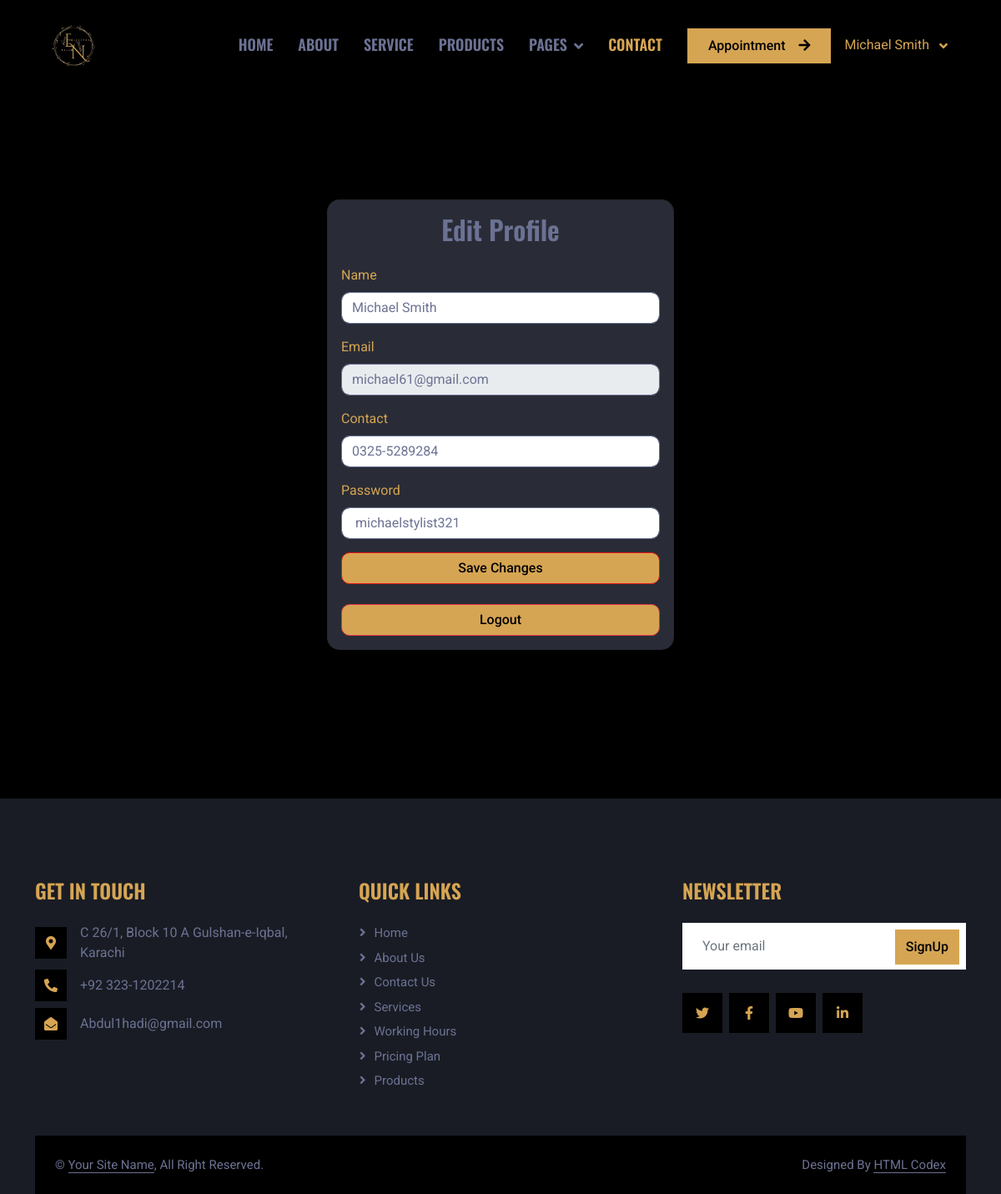
Screenshot of /show_profile/show_profile.php (signed in) with the database file from the repository.
### tables this page shows
CREATE TABLE `registration` (
  `id` int(11) NOT NULL,
  `Name` varchar(255) NOT NULL,
  `Email` varchar(255) NOT NULL,
  `Password` varchar(255) NOT NULL,
  `role` enum('receptionist','barber','user') DEFAULT 'user',
  `Contact` varchar(100) NOT NULL
);

### show_profile/show_profile.php (the view, shortened to what this page needs)
<?php
include '../config.php';
$loggedInEmail = $_SESSION['email'];
$q = "SELECT * FROM `registration` WHERE `Email` = ?";
$stmt = $conn->prepare($q);
if ($stmt) {
    $stmt->bind_param("s", $loggedInEmail);
    $stmt->execute();
    $result = $stmt->get_result();
    if ($result->num_rows > 0) {
        $row = $result->fetch_assoc();
    } else {
        echo "<script> alert('No user details found.')</script>";
        exit();
    }
} else {
    echo "<script> alert('Error preparing query: ')</script>";
    exit();
}
?>
<!DOCTYPE html>
<html lang="en">
<head>
    <link href="https://cdn.jsdelivr.net/npm/bootstrap@5.1.3/dist/css/bootstrap.min.css" rel="stylesheet">
<link href="https://cdnjs.cloudflare.com/ajax/libs/font-awesome/5.10.0/css/all.min.css" rel="stylesheet">
<link href="https://cdn.jsdelivr.net/npm/bootstrap-icons@1.4.1/font/bootstrap-icons.css" rel="stylesheet">
<link href="../lib/animate/animate.min.css" rel="stylesheet">
<link href="../lib/owlcarousel/assets/owl.carousel.min.css" rel="stylesheet">
<link href="../css/bootstrap.min.css" rel="stylesheet">
<link href="../css/style.css" rel="stylesheet">
</head>
<nav
    class="navbar navbar-expand-lg navbar-dark sticky-top py-lg-0 px-lg-5 wow fadeIn"
    data-wow-delay="0.1s">
    <a href="index.php" class="navbar-brand ms-4 ms-lg-0">
      <h1 class="mb-0 text-uppercase">
        <img
          src="../img/bgremove.png"
          style="width: 80px; background-color: black"
          alt="Logo" />
      </h1>
    </a>
    <div class="collapse navbar-collapse" id="navbarCollapse">
      <div class="navbar-nav ms-auto p-4 p-lg-0">
        <a href="../index.php" class="nav-item nav-link ">Home</a>
        <a href="../about.php" class="nav-item nav-link">About</a>
        <a href="../service.php" class="nav-item nav-link">Service</a>
        <a href="../products.php" class="nav-item nav-link ">Products</a>
        <div class="nav-item dropdown">
          <a href="#" class="nav-link dropdown-toggle " data-bs-toggle="dropdown">Pages</a>
        </div>
        <a href="../contact.php" class="nav-item nav-link active">Contact</a>
      </div>
      <a href="../appointment/appointment.php" class="btn rounded-0 py-2 px-lg-4 d-none d-lg-block mr-2">Appointment<i class="fa fa-arrow-right ms-3"></i></a>
    </div>
    <?php if (isset($_SESSION['username'])): ?>
      <div class="nav-item dropdown">
        <a
          href="#"
          class="nav-link dropdown-toggle"
          data-bs-toggle="dropdown">
          <?php echo htmlspecialchars($_SESSION['username']); ?>
        </a>
      </div>
    <?php else: ?>
      <a href="../registration/signup.php" class="btn rounded-0 py-2 px-lg-4 d-none d-lg-block">Registration<i class="fa fa-arrow-right ms-3"></i></a>
    <?php endif; ?>
  </nav>
<body >
    <div class="container vh-100 d-flex justify-content-center align-items-center"  >
        <div class="card text-dark" style="width: 26rem; border-radius: 15px; background-color: #292C36;">
            <div class="card-body">
                <h2 class="card-title text-light text-center mb-4">Edit Profile</h2>
                <form method="POST">
                    <div class="mb-3">
                        <label for="name" class="form-label">Name</label>
                        <input type="text" class="form-control" id="name" name="name" value="<?php echo htmlspecialchars($row['Name']); ?>" required>
                    </div>
                    <div class="mb-3">
                        <label for="email" class="form-label ">Email</label>
                        <input type="email" class="form-control" id="email" name="email" value="<?php echo htmlspecialchars($row['Email']); ?>" disabled>
                    </div>
                    <div class="mb-3">
                        <label for="contact" class="form-label">Contact</label>
                        <input type="text" class="form-control" id="contact" name="contact" value="<?php echo htmlspecialchars($row['Contact']); ?>" required>
                    </div>
                    <div class="mb-3">
                        <label for="password" class="form-label">Password</label>
                        <input type="text" class="form-control" id="Password" name="password" value="<?php echo htmlspecialchars($row['Password']); ?>" required>
                    </div>
                    <button type="submit" class="btn btn-primary w-100" style="border-radius: 10px;">Save Changes</button>
                </form>
                <a href="logout.php" class="btn btn-danger mt-4 w-100" style="border-radius: 10px;">Logout</a>
            </div>
        </div>
    </div>
 <div
      class="container-fluid bg-secondary text-light footer mt-5 pt-5 wow fadeIn"
      data-wow-delay="0.1s"
    >
      <div class="container py-5">
        <div class="row g-5">
          <div class="col-lg-4 col-md-6">
            <h4 class="text-uppercase mb-4">Get In Touch</h4>
            <div  class="d-flex align-items-center mb-2">
              <div id="icon" class="btn-square  flex-shrink-0 me-3">
                <span  class="fa fa-map-marker-alt"></span>
              </div>
              <span id="con">C 26/1, Block 10 A Gulshan-e-Iqbal, Karachi</span>
            </div>
            <div  class="d-flex align-items-center mb-2">
              <div id="icon"  class="btn-square  flex-shrink-0 me-3">
                <span  class="fa fa-phone-alt"></span>
              </div>
              <span id="con">+92 323-1202214</span>
            </div>
            <div  class="d-flex align-items-center">
              <div id="icon" class="btn-square  flex-shrink-0 me-3">
                <span  class="fa fa-envelope-open"></span>
              </div>
              <span id="con">Abdul1hadi@gmail.com</span>
            </div>
          </div>
          <div class="col-lg-4 col-md-6">
          <h4 class="text-uppercase mb-4">Quick Links</h4>
          <a class="btn btn-link" href="index.php">Home </a>
          <a class="btn btn-link" href="about.php">About Us</a>
          <a class="btn btn-link" href="contact.php">Contact Us</a>
          <a class="btn btn-link" href="service.php">Services</a>
          <a class="btn btn-link" href="open.php">Working Hours</a>
          <a class="btn btn-link" href="price.php">pricing plan</a>
          <a class="btn btn-link" href="products.php">products</a>
          </div>
          <div class="col-lg-4 col-md-6">
            <h4 class="text-uppercase mb-4">Newsletter</h4>
            <div class="position-relative mb-4">
              <input
                class="form-control border-0 w-100 py-3 ps-4 pe-5"
                type="text"
                placeholder="Your email"
              />
              <button
                type="button"
                class="btn py-2 position-absolute top-0 end-0 mt-2 me-2"
              >
                SignUp
              </button>
            </div>
            <div  class="d-flex pt-1 m-n1">
              <a id="icon"class="btn btn-lg-square btn-dark m-1" href=""
                ><i class="fab fa-twitter"></i
              ></a>
              <a id="icon"class="btn btn-lg-square btn-dark m-1" href=""
                ><i class="fab fa-facebook-f"></i
              ></a>
              <a id="icon"class="btn btn-lg-square btn-dark m-1" href=""
                ><i class="fab fa-youtube"></i
              ></a>
              <a id="icon"class="btn btn-lg-square btn-dark m-1" href=""
                ><i class="fab fa-linkedin-in"></i
              ></a>
            </div>
          </div>
        </div>
      </div>
      <div class="container">
        <div class="copyright">
          <div class="row">
            <div class="col-md-6 text-center text-md-start mb-3 mb-md-0">
              &copy; <a class="border-bottom" href="#">Your Site Name</a>, All
              Right Reserved.
            </div>
            <div class="col-md-6 text-center text-md-end">
              Designed By
              <a class="border-bottom" href="https://htmlcodex.com"
                >HTML Codex</a
              >
            </div>
          </div>
        </div>
      </div>
    </div>
</body>
</html>

### css/style.css (style rules this page uses)
body { background-color: black; color: #d6a553; }
.navbar { background-color: black; }
.navbar .nav-link { color: #d6a553; }
.footer a { color: #d6a553; text-decoration: none; background-color: transparent; transition: color 0.3s; }
.footer .btn-square { transition: color 0.3s; }
.navbar-brand img { max-width: 100%; height: auto; }
.btn { background-color: #d6a553; color: black; }
.btn-square { background-color: transparent; color: #d6a553; }
#icon { background-color: black; }
:root { --primary:#d6a553 ; --secondary: #191C24; --light: #6C7293; --dark: #000000; }
.btn { font-weight: 500; transition: .5s; }
.btn-square { width: 38px; height: 38px; }
.btn-lg-square { width: 48px; height: 48px; }
.btn-square, .btn-sm-square, .btn-lg-square { padding: 0; display: flex; align-items: center; justify-content: center; font-weight: normal; }
.navbar .dropdown-toggle::after { border: none; content: "\f107"; font-family: "Font Awesome 5 Free"; font-weight: 900; vertical-align: middle; margin-left: 8px; }
.navbar .navbar-nav .nav-link { margin-right: 30px; padding: 40px 0; color: var(--light); font-family: 'Oswald', sans-serif; font-size: 18px; font-weight: 600; text-transform: uppercase; outline: none; }
h3,h4,h5,h6 { color:#d6a553; }
h1 { color: #d6a553; }
h2 { color: #d6a553; }
.navbar .navbar-nav .nav-link:hover, .navbar .navbar-nav .nav-link.active { color: var(--primary); }
.navbar.sticky-top { top: -100px; transition: .5s; }
.footer .btn.btn-link { display: block; margin-bottom: 5px; padding: 0; text-align: left; color: var(--light); font-size: 15px; font-weight: normal; text-transform: capitalize; transition: .3s; }
.footer .btn.btn-link::before { position: relative; content: "\f105"; font-family: "Font Awesome 5 Free"; font-weight: 900; margin-right: 10px; }
.footer .copyright { padding: 1.5rem; font-size: 15px; background: var(--dark); }
.footer .copyright a { color: var(--light); }

### show_profile/show_profile.php (style rules this page uses)
label { color:#d6a553; }
#email,#name,#contact,#Password { border-radius: 10px; }

### rows the page displays
registration: name "Michael Smith", email "michael61@gmail.com", contact "0325-5289284", password "michaelstylist321"

### other values shown
$_SESSION['username'] "Michael Smith"
